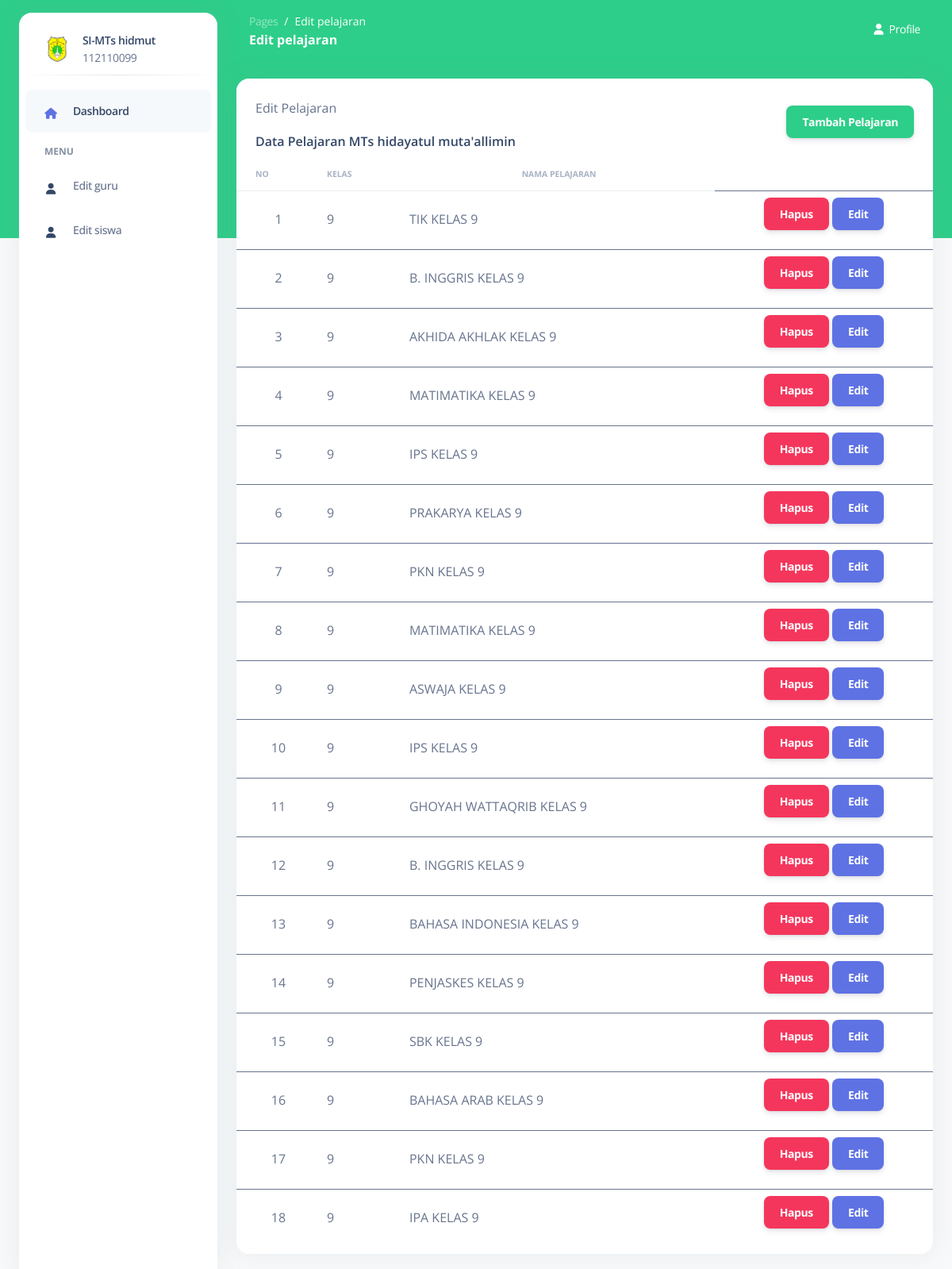
The page /edit-pelajaran.php (signed in) on the database its author committed.
### tables this page shows
CREATE TABLE `pelajaran` (
  `ID_PELAJARAN` int(11) NOT NULL,
  `KELAS` varchar(50) NOT NULL,
  `NAMA_PELAJARAN` varchar(50) NOT NULL
);

### edit-pelajaran.php (the view, shortened to what this page needs)
<?php
include_once ('koneksi.php');
?>
<!DOCTYPE html>
<html lang="en">
<head>
    <link href="public/front-end/assets/css/nucleo-icons.css" rel="stylesheet" />
    <link href="public/front-end/assets/css/nucleo-svg.css" rel="stylesheet" />
    <link href="public/front-end/assets/css/nucleo-svg.css" rel="stylesheet" />
    <link id="pagestyle" href="public/front-end/assets/css/argon-dashboard.css?v=2.0.4" rel="stylesheet" />
</head>
<body class="g-sidenav-show   bg-gray-100">
    <aside
        class="sidenav bg-white navbar navbar-vertical navbar-expand-xs border-0 border-radius-xl my-3 fixed-start ms-4 "
        id="sidenav-main">
        <div class="sidenav-header">
            <a class="navbar-brand m-0">
                <div class="d-flex align-items-center">
                    <img src="public/front-end/assets/img/logomts.svg" class="navbar-brand-img h-100" alt="main_logo">
                    <div class="ms-3">
                        <span class="font-weight-bold d-block">SI-MTs hidmut</span>
                        <span class="text-muted">112110099</span>
                    </div>
                </div>
            </a>
        </div>
        <hr class="horizontal dark mt-0">
        <div class="collapse navbar-collapse w-auto" id="sidenav-collapse-main">
            <ul class="navbar-nav">
                <li class="nav-item">
                    <a class="nav-link active" href="dashboard-admin.php">
                        <div
                            class="icon icon-shape icon-sm border-radius-md text-center me-2 d-flex align-items-center justify-content-center">
                            <i class="fas fa-home text-primary text-sm opacity-10"></i>
                        </div>
                        <span class="nav-link-text ms-1">Dashboard</span>
                    </a>
                </li>
                <li class="nav-item mt-3">
                    <h6 class="ps-4 ms-2 text-uppercase text-xs font-weight-bolder opacity-6">Menu</h6>
                </li>
                <li class="nav-item">
                    <a class="nav-link " href="edit-guru.php">
                        <div
                            class="icon icon-shape icon-sm border-radius-md text-center me-2 d-flex align-items-center justify-content-center">
                            <i class="fas fa-user text-dark text-sm opacity-10"></i>
                        </div>
                        <span class="nav-link-text ms-1">Edit guru</span>
                    </a>
                </li>
                <li class="nav-item">
                    <a class="nav-link " href="edit-siswa.php">
                        <div
                            class="icon icon-shape icon-sm border-radius-md text-center me-2 d-flex align-items-center justify-content-center">
                            <i class="fas fa-user text-dark text-sm opacity-10"></i>
                        </div>
                        <span class="nav-link-text ms-1">Edit siswa</span>
                    </a>
                </li>
            </ul>
        </div>
    </aside>
    <main class="main-content position-relative border-radius-lg ">
        <nav class="navbar navbar-main navbar-expand-lg px-0 mx-4 shadow-none border-radius-xl " id="navbarBlur"
            data-scroll="false">
            <div class="container-fluid py-1 px-3">
                <nav aria-label="breadcrumb">
                    <ol class="breadcrumb bg-transparent mb-0 pb-0 pt-1 px-0 me-sm-6 me-5">
                        <li class="breadcrumb-item text-sm"><a class="opacity-5 text-white"
                                href="javascript:;">Pages</a></li>
                        <li class="breadcrumb-item text-sm text-white active" aria-current="page">Edit pelajaran</li>
                    </ol>
                    <h6 class="font-weight-bolder text-white mb-0">Edit pelajaran</h6>
                </nav>
                <li class="nav-item dropdown pe-0 d-flex ">
                    <a href="javascript:;" class="nav-link text-white p-0" id="dropdownMenuButton"
                        data-bs-toggle="dropdown" aria-expanded="false">
                        <i class="fa fa-user me-sm-1"></i>
                        <span class="d-sm-inline d-none text-white">Profile</span>
                    </a>
                </li>
            </div>
        </nav>
        <?php
        $query = "SELECT * FROM pelajaran";
        $result = mysqli_query($koneksi, $query);
        if ($result) {
            ?>
            <div class="container-fluid py-4">
                <div class="row">
                    <div class="col-12">
                        <div class="card mb-4">
                            <div class="card-header pb-0">
                                <div class="row align-items-center">
                                    <div class="col">
                                        <p>Edit Pelajaran</p>
                                        <h6>Data Pelajaran MTs hidayatul muta'allimin</h6>
                                    </div>
                                    <div class="col-12 col-md-auto mt-3 mt-md-0">
                                        <button class="btn btn-success" data-bs-toggle="modal"
                                            data-bs-target="#addModal">Tambah Pelajaran</button>
                                    </div>
                                </div>
                            </div>
                            <div class="card-body px-0 pt-0 pb-2">
                                <div class="table-responsive p-0">
                                    <table class="table align-items-center mb-0">
                                        <thead>
                                            <tr>
                                                <th
                                                    class="text-uppercase text-secondary text-xxs font-weight-bolder opacity-7">
                                                    No</th>
                                                <th
                                                    class="text-uppercase text-secondary text-xxs font-weight-bolder opacity-7 ps-2">
                                                    Kelas</th>
                                                <th
                                                    class="text-center text-uppercase text-secondary text-xxs font-weight-bolder opacity-7">
                                                    Nama pelajaran</th>
                                            </tr>
                                        </thead>
                                        <?php
                                        $no = 1;
                                        while ($row = mysqli_fetch_assoc($result)) {
                                            ?>
                                            <tbody>
                                                <tr>
                                                    <td class="text-center"><?php echo $no++; ?></td>
                                                    <td class="ps-2"><?php echo $row['KELAS']; ?></td>
                                                    <td class="ps-2"><?php echo $row['NAMA_PELAJARAN']; ?></td>
                                                    <td class="text-center">
                                                        <button class="btn btn-danger" data-bs-toggle="modal"
                                                            data-bs-target="#deleteModal<?php echo $row['ID_PELAJARAN']; ?>">Hapus</button>
                                                        <button class="btn btn-primary" data-bs-toggle="modal"
                                                            data-bs-target="#editModal<?= $row['ID_PELAJARAN']; ?>">Edit</button>
                                                        <div class="modal fade" id="editModal<?= $row['ID_PELAJARAN']; ?>"
                                                            tabindex="-1"
                                                            aria-labelledby="editModalLabel<?= $row['ID_PELAJARAN']; ?>"
                                                            aria-hidden="true">
                                                            <div class="modal-dialog">
                                            <?php
                                        }
                                        ?>
                                        </tbody>
                                    </table>
                                </div>
                            </div>
                            <?php
        } else {
            echo "Error: " . mysqli_error($koneksi);
        }
        ?>
    </main>
</body>
</html>

### public/front-end/assets/css/nucleo-svg.css (style rules this page uses)
.icon { display: inline-block; color: #111111; height: 1em; width: 1em; }
.icon-sm { height: 0.8em; width: 0.8em; }
.icon { fill: currentColor; stroke: none; }

### rows shown on the page
pelajaran: KELAS "9", NAMA_PELAJARAN "TIK KELAS 9"
pelajaran: KELAS "9", NAMA_PELAJARAN "B. INGGRIS KELAS 9"
pelajaran: KELAS "9", NAMA_PELAJARAN "AKHIDA AKHLAK KELAS 9"
pelajaran: KELAS "9", NAMA_PELAJARAN "MATIMATIKA KELAS 9"
pelajaran: KELAS "9", NAMA_PELAJARAN "IPS KELAS 9"
pelajaran: KELAS "9", NAMA_PELAJARAN "PRAKARYA KELAS 9"
pelajaran: KELAS "9", NAMA_PELAJARAN "PKN KELAS 9"
pelajaran: KELAS "9", NAMA_PELAJARAN "MATIMATIKA KELAS 9"
pelajaran: KELAS "9", NAMA_PELAJARAN "ASWAJA KELAS 9"
pelajaran: KELAS "9", NAMA_PELAJARAN "IPS KELAS 9"
pelajaran: KELAS "9", NAMA_PELAJARAN "GHOYAH WATTAQRIB KELAS 9"
pelajaran: KELAS "9", NAMA_PELAJARAN "B. INGGRIS KELAS 9"
pelajaran: KELAS "9", NAMA_PELAJARAN "BAHASA INDONESIA KELAS 9"
pelajaran: KELAS "9", NAMA_PELAJARAN "PENJASKES KELAS 9"
pelajaran: KELAS "9", NAMA_PELAJARAN "SBK KELAS 9"
pelajaran: KELAS "9", NAMA_PELAJARAN "BAHASA ARAB KELAS 9"
pelajaran: KELAS "9", NAMA_PELAJARAN "PKN KELAS 9"
pelajaran: KELAS "9", NAMA_PELAJARAN "IPA KELAS 9"
